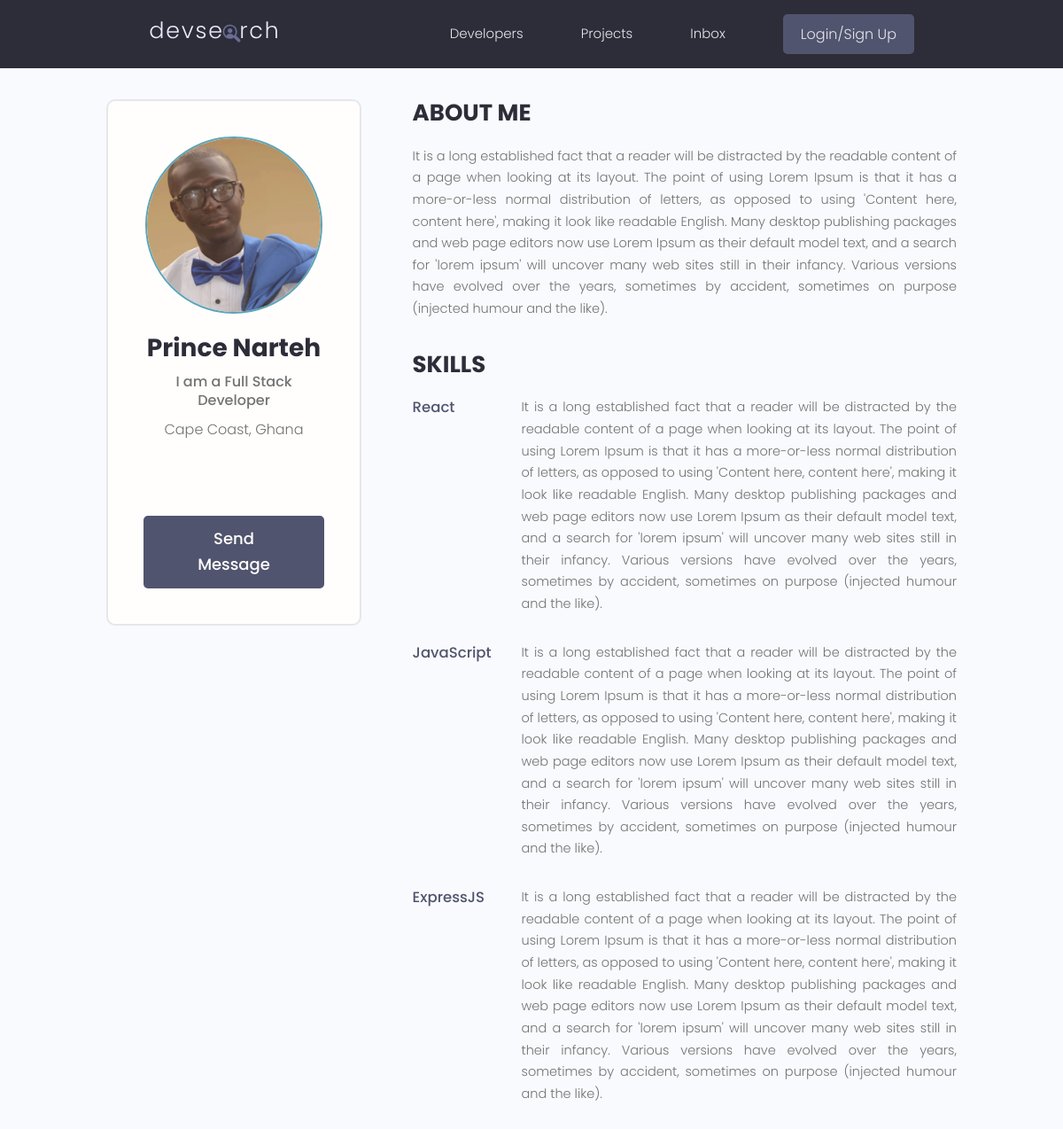
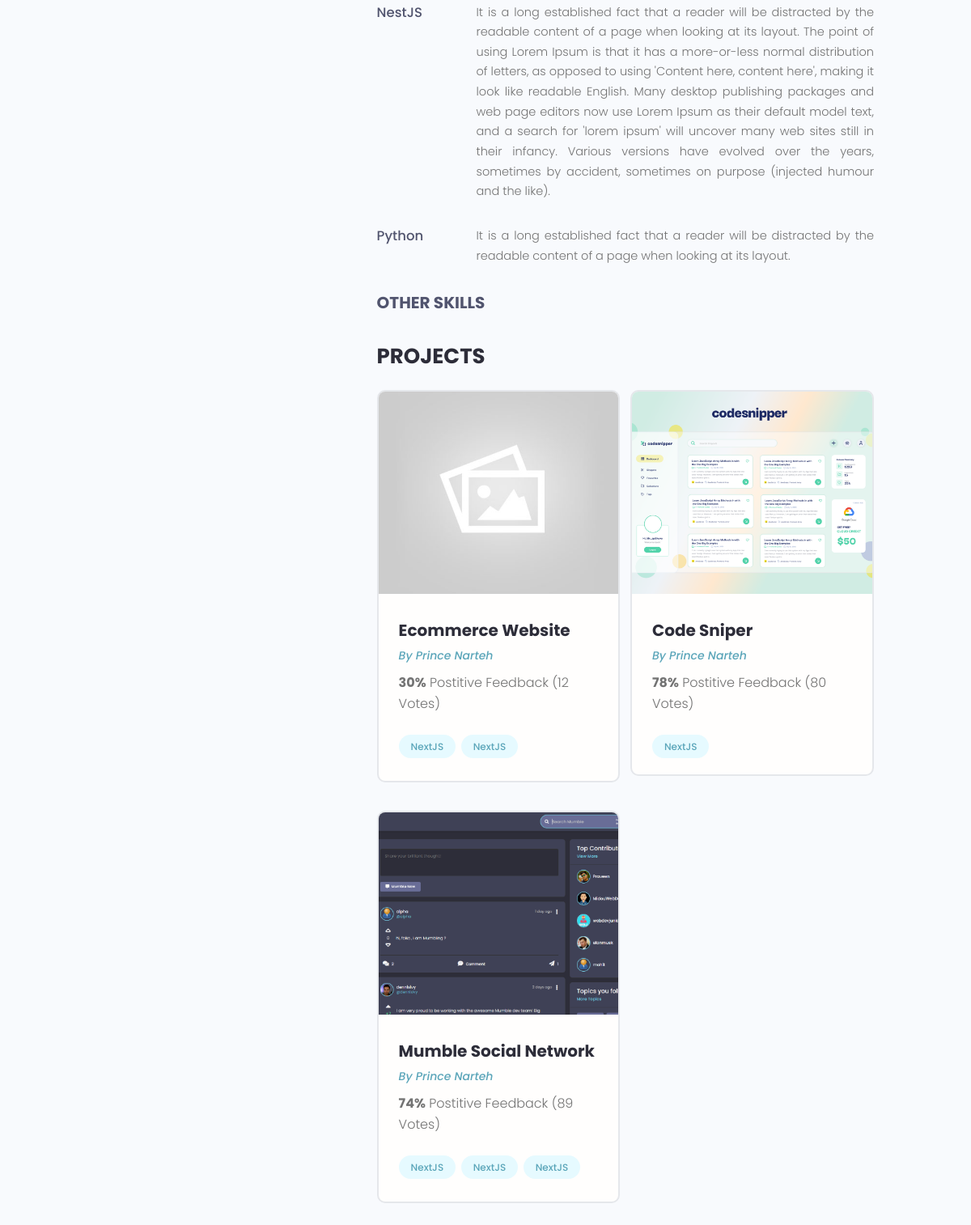
Screenshot of /profile/1d1a7444-0bcf-4bb5-a098-bb698d3f9167/ with the database file from the repository (2 pictures, top to bottom).
### users/models.py (models this page shows, shortened)
class Profile(models.Model):
    id = models.UUIDField(default=uuid.uuid4, unique=True,
                          primary_key=True, editable=False)
    user = models.OneToOneField(
        User, on_delete=models.CASCADE, null=True, blank=True)
    name = models.CharField(max_length=200, blank=True, null=True)
    email = models.EmailField(max_length=200, blank=True, null=True)
    username = models.CharField(max_length=200, blank=True, null=True)
    location = models.CharField(max_length=200, blank=True, null=True)
    short_intro = models.CharField(max_length=200, blank=True, null=True)
    bio = models.TextField(null=True, blank=True)
    profile_image = models.ImageField(
        null=True, blank=True, upload_to='profiles/', default='profiles/user-default.png')
    social_github = models.CharField(max_length=200, blank=True, null=True)
    social_twitter = models.CharField(max_length=200, blank=True, null=True)
    social_linkedin = models.CharField(max_length=200, blank=True, null=True)
    social_youtube = models.CharField(max_length=200, blank=True, null=True)
    social_website = models.CharField(max_length=200, blank=True, null=True)
    created_at = models.DateTimeField(auto_now_add=True)
    updated_at = models.DateTimeField(auto_now=True)

class Skill(models.Model):
    id = models.UUIDField(default=uuid.uuid4, unique=True,
                          primary_key=True, editable=False)
    owner = models.ForeignKey(
        Profile, on_delete=models.CASCADE, null=True, blank=True)
    name = models.CharField(max_length=200, null=True, blank=True)
    description = models.TextField(null=True, blank=True)
    created_at = models.DateTimeField(auto_now_add=True)
    updated_at = models.DateTimeField(auto_now=True)
    class Meta:
        ordering = ['created_at']

### projects/models.py (models this page shows, shortened)
class Project(models.Model):
    owner = models.ForeignKey(
        Profile, null=True, blank=True, on_delete=models.SET_NULL)
    id = models.UUIDField(default=uuid.uuid4, unique=True,
                          primary_key=True, editable=False)
    title = models.CharField(max_length=200)
    description = models.TextField(null=True, blank=True)
    featured_image = models.ImageField(
        null=True, blank=True, default='default.jpg')
    demo_link = models.CharField(max_length=2000, blank=True, null=True)
    source_link = models.CharField(max_length=2000, null=True, blank=True)
    tags = models.ManyToManyField('Tag', blank=True)
    vote_total = models.IntegerField(default=0, null=True, blank=True)
    vote_ratio = models.IntegerField(default=0, null=True, blank=True)
    create_at = models.DateTimeField(auto_now_add=True)
    update_at = models.DateTimeField(auto_now=True)
    class Meta:
        ordering = ['create_at']

class Tag(models.Model):
    id = models.UUIDField(default=uuid.uuid4, unique=True,
                          primary_key=True, editable=False)
    name = models.CharField(max_length=200)
    create_at = models.DateTimeField(auto_now_add=True)
    update_at = models.DateTimeField(auto_now=True)

### users/views.py (the view)
# urls.py: path('profile/<str:pk>/', views.userProfile, name='user-profile'),
def userProfile(request, pk: str):
    profile: Profile = Profile.objects.get(id=pk)
    top_skills: list[Skill] = profile.skill_set.exclude(description__exact="")
    other_skills: list[Skill] = profile.skill_set.filter(description="")
    context = {"profile": profile, "top_skills": top_skills,
               "other_skills": other_skills}
    return render(request, 'users/user-profile.html', context)

### users/templates/users/user-profile.html (shortened to what this page needs)
{% extends 'main.html' %} {% block content %}
<main class="profile my-md">
  <div class="container">
    <div class="layout">
      <div class="column column--1of3">
        <div class="card text-center">
          <div class="card__body dev">
            <img
              class="avatar avatar--xl"
              src="{{ profile.profile_image.url }}"
            />
            <h2 class="dev__name">{{ profile.name }}</h2>
            <p class="dev__title">{{ profile.short_intro }}</p>
            <p class="dev__location">{{ profile.location }}</p>
            <ul class="dev__social">
            </ul>
            <a href="#" class="btn btn--sub btn--lg">Send Message </a>
          </div>
        </div>
      </div>
      <div class="column column--2of3">
        <div class="devInfo">
          <h3 class="devInfo__title">About Me</h3>
          <p class="devInfo__about">{{ profile.bio }}</p>
        </div>
        <div class="devInfo">
          <h3 class="devInfo__title">Skills</h3>
          <div class="devInfo__skills">
            {% for skill in top_skills %}
            <div class="devSkill">
              <h4 class="devSkill__title">{{skill.name}}</h4>
              <p class="devSkill__info">{{skill.description}}</p>
            </div>
            {% endfor %}
            <h3 class="devInfo__subtitle">Other Skills</h3>
          </div>
        </div>
        <div class="devInfo">
          <h3 class="devInfo__title">Projects</h3>
          <div class="grid grid--two">
            {% for project in profile.project_set.all %}
              <div class="column">
                <div class="card project">
                  <a href="{% url 'project' project.id %}" class="project">
                    <img
                      class="project__thumbnail"
                      src="{{ project.featured_image.url }}"
                      alt="project thumbnail"
                    />
                    <div class="card__body">
                      <h3 class="project__title">{{ project.title }}</h3>
                      <p>
                        <a class="project__author" href="{% url 'user-profile' project.owner.id %}"
                          >By {{ project.owner.name }}</a
                        >
                      </p>
                      <p class="project--rating">
                        <span style="font-weight: bold">{{project.vote_ratio}}%</span> Postitive
                        Feedback ({{project.vote_total}} Vote{{project.vote_total|pluralize:"s"}})
                      </p>
                      <div class="project__tags">
                        {% for tag in project.tags.all %}
                          <span class="tag tag--pill tag--main">
                            <small>NextJS</small>
                          </span>
                        {% endfor %}
                      </div>
                    </div>
                  </a>
                </div>
              </div>
            {% endfor %}
          </div>
        </div>
      </div>
    </div>
  </div>
</main>
{% endblock content %}

### static/styles/app.css (style rules this page uses)
:root { --color-sub: #2d2d39; }
.btn--sub { background-color: var(--color-sub-light); }
.card { border: 2px solid var(--color-light); }
img { width: 100%; }
.profile .card > .dev { padding: 4rem; }
.dev__name { color: var(--color-sub); font-size: 2.8rem; font-weight: 700; margin-top: 1rem; margin-bottom: 0.5rem; }
.dev__title { font-size: 1.6rem; font-weight: 500; line-height: 1.3; }
.dev__location { margin-top: 1rem; }
.dev__social { margin: 3rem 0; list-style: none; display: flex; justify-content: center; gap: 1.5rem; }
.devInfo { margin-bottom: 3rem; }
.devInfo__title, .devInfo__subtitle { font-size: 2.6rem; color: var(--color-sub); text-transform: uppercase; font-weight: 700; margin-bottom: 1.5rem; }
.devInfo__subtitle { font-size: 2rem; color: var(--color-sub-light); }
.devInfo__about, .devSkill__info { font-size: 1.45rem; line-height: 1.7; text-align: justify; }
.devSkill { margin-bottom: 3rem; }
.devSkill__title { font-size: 1.65rem; font-weight: 500; color: var(--color-sub-light); }
@media screen and (min-width: 700px) { .devSkill { display: flex; justify-content: space-between; gap: 3rem; } }
@media screen and (min-width: 700px) { .devSkill__info { flex-basis: 80%; } }
.project__author { font-size: 1.4rem; font-style: italic; }
.project--rating { margin-bottom: 1.6em; margin-top: .5em; }
.project__thumbnail { height: 25rem; object-fit: cover; object-position: top center; }
.project__title { font-size: 2rem; font-weight: 700; color: var(--color-sub); }

### static/uikit/styles/modules/_variables.css (style rules this page uses)
:root { --color-main: #5aa5b9; --color-main-light: #e6faff; --color-sub: #3f4156; --color-sub-light: #51546e; --color-sub-lighter: #ededfd; --color-text: #737373; --color-gray: #8b8b8b; --color-light: #e5e7eb; --color-light-gray: #767676; --color-bg: #f8fafd; --color-white: #fffefd; --color-white-light: #f3f3f3; --color-success: #359e64; --color-success-bg: #def8e8; --color-error: #fc4b0b; --color-error-bg: #fff2ee; --font-base: 'Poppins', arial, helvetica, 'Segoe UI', roboto, ubuntu, sans-serif; --font-monospace: 'Fira Code', 'Courier New', courier, monospace; --font-regular: 300; --font-medium: 500; --font-bold: 700; --generic-shadow: 1px 1px 5px #00000010; --generic-transition: all 0.3s ease-in-out; }

### static/uikit/styles/modules/_base.css (style rules this page uses)
* { margin: 0; padding: 0; box-sizing: border-box; text-rendering: optimizeLegibility; color: inherit; font-size: inherit; }
html { font-size: 50%; }
@media only screen and (min-width: 480px) { html { font-size: 56.25%; } }
@media only screen and (min-width: 1200px) { html { font-size: 62.5%; } }
body { line-height: 1.6; font-weight: 400; font-size: 1.5rem; color: var(--color-text); background-color: var(--color-bg); min-height: 100vh; }

### static/uikit/styles/modules/_typography.css (style rules this page uses)
* { font-family: var(--font-base); }
h2 { font-size: 3.6rem; font-weight: var(--font-bold); }
h3 { font-size: 3.2rem; font-weight: var(--font-medium); }
h4 { font-size: 2.8rem; font-weight: var(--font-medium); }
p, span, strong { font-size: 1.6rem; color: var(--color-text); font-weight: var(--font-regular); }
a { padding-bottom: 2px; text-decoration: none; display: inline-block; color: var(--color-main); font-weight: var(--font-medium); }

### static/uikit/styles/modules/_utilities.css (style rules this page uses)
.container { width: 92%; max-width: 165rem; margin: 0 auto; box-sizing: border-box; }
@media screen and (min-width: 1000px) { .container { width: 90%; } }
@media screen and (min-width: 1200px) { .container { width: 80%; } }
.text-center { text-align: center; }
.my-md { margin: 3rem auto; }

### static/uikit/styles/modules/_avatar.css (style rules this page uses)
.avatar { border-radius: 50%; border: 2px solid var(--color-main); object-fit: cover; }
.avatar--xl { height: 20rem; width: 20rem; }

### static/uikit/styles/modules/_button.css (style rules this page uses)
.btn { display: inline-block; position: relative; cursor: pointer; background-color: var(--color-light); font-weight: var(--font-medium); color: var(--color-sub); text-decoration: none; padding: 1rem 2rem; border-radius: 0.5rem; border: none; width: -webkit-fit-content; width: -moz-fit-content; width: fit-content; height: -webkit-fit-content; height: -moz-fit-content; height: fit-content; font-size: 1.6rem; outline-width: 0; outline-color: transparent; -webkit-backface-visibility: hidden; backface-visibility: hidden; transition: all 0.3s ease-in-out; }
.btn--sub { background-color: var(--color-sub); color: var(--color-white); }
.btn--lg { font-size: 1.8rem; padding: 1.2rem 4.5rem; }

### static/uikit/styles/modules/_card.css (style rules this page uses)
.card { border-radius: 1rem; background-color: var(--color-white); border: 1.5px solid var(--color-light); width: auto; height: auto; margin-top: 0.5rem; margin-bottom: 0.5rem; overflow: hidden; }
.card__body, .card__header { padding: 2rem 2.5rem; }

### rows the page displays
Profile: profile_image (picture), name "Prince Narteh", short_intro "I am a Full Stack Developer", location "Cape Coast, Ghana", bio "It is a long established fact that a reader will be distracted by the readable content of a page when looking at its layout. The point of using Lorem Ipsum is that it has a more-or-less normal distribution of letters, as opposed to using 'Content here, content here', making it look like readable English. Many desktop publishing packages and web page editors now use Lorem Ipsum as their default model text, and a search for 'lorem ipsum' will uncover many web sites still in their infancy. Various versions have evolved over the years, sometimes by accident, sometimes on purpose (injected humour and the like)."
Skill: name "React", description "It is a long established fact that a reader will be distracted by the readable content of a page when looking at its layout. The point of using Lorem Ipsum is that it has a more-or-less normal distribution of letters, as opposed to using 'Content here, content here', making it look like readable English. Many desktop publishing packages and web page editors now use Lorem Ipsum as their default model text, and a search for 'lorem ipsum' will uncover many web sites still in their infancy. Various versions have evolved over the years, sometimes by accident, sometimes on purpose (injected humour and the like)."
Skill: name "JavaScript", description "It is a long established fact that a reader will be distracted by the readable content of a page when looking at its layout. The point of using Lorem Ipsum is that it has a more-or-less normal distribution of letters, as opposed to using 'Content here, content here', making it look like readable English. Many desktop publishing packages and web page editors now use Lorem Ipsum as their default model text, and a search for 'lorem ipsum' will uncover many web sites still in their infancy. Various versions have evolved over the years, sometimes by accident, sometimes on purpose (injected humour and the like)."
Skill: name "ExpressJS", description "It is a long established fact that a reader will be distracted by the readable content of a page when looking at its layout. The point of using Lorem Ipsum is that it has a more-or-less normal distribution of letters, as opposed to using 'Content here, content here', making it look like readable English. Many desktop publishing packages and web page editors now use Lorem Ipsum as their default model text, and a search for 'lorem ipsum' will uncover many web sites still in their infancy. Various versions have evolved over the years, sometimes by accident, sometimes on purpose (injected humour and the like)."
Skill: name "NestJS", description "It is a long established fact that a reader will be distracted by the readable content of a page when looking at its layout. The point of using Lorem Ipsum is that it has a more-or-less normal distribution of letters, as opposed to using 'Content here, content here', making it look like readable English. Many desktop publishing packages and web page editors now use Lorem Ipsum as their default model text, and a search for 'lorem ipsum' will uncover many web sites still in their infancy. Various versions have evolved over the years, sometimes by accident, sometimes on purpose (injected humour and the like)."
Skill: name "Python", description "It is a long established fact that a reader will be distracted by the readable content of a page when looking at its layout."
Project: featured_image (placeholder picture), title "Ecommerce Website", owner.name "Prince Narteh", vote_ratio "30", vote_total "12"
Project: featured_image (picture), title "Code Sniper", owner.name "Prince Narteh", vote_ratio "78", vote_total "80"
Project: featured_image (picture), title "Mumble Social Network", owner.name "Prince Narteh", vote_ratio "74", vote_total "89"
